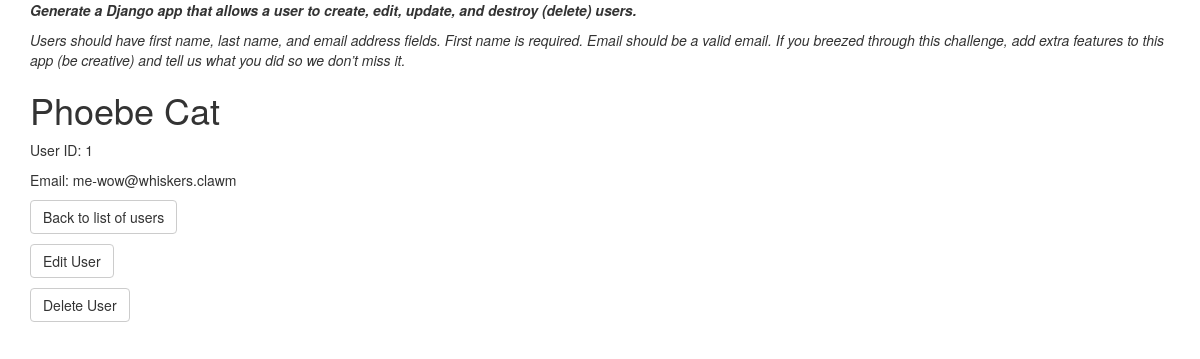
Page /users/1 on the committed database.
### users/models.py (models this page shows, shortened)
class User(models.Model):
    firstname = models.CharField("First Name", max_length=100)
    lastname = models.CharField("Last Name", max_length=100, null=True, blank=True)
    email = models.EmailField("Email", max_length=100, null=True, blank=True)

### users/views.py (the view)
# urls.py: url(r'^(?P<pk>[\d]+)$', UserDetailView.as_view(), name='user-detail'),
class UserDetailView(DetailView):
    model = User

### users/templates/users/user_detail.html (shortened to what this page needs)
{% extends "base.html" %}
{% block content %}
    <h1>{{ object.firstname }} {{ object.lastname }}</h1>
    <p>User ID: {{ object.id }}</p>
    <p>Email: {{object.email }}</p>
    <p><a class='btn btn-default' href="{% url 'user-list' %}">Back to list of users</a></p>
    <div class='btn-group btn-group-justified' role='group'>
        <p><a class='btn btn-default' href="{% url 'user-edit' object.id %}">Edit User</a></p>
        <p><a class='btn btn-default' href="{% url 'user-delete' object.id %}">Delete User</a></p>
    </div>
{% endblock %}

### rows in the picture
User: firstname "Phoebe", lastname "Cat", id "1", email "me-wow@whiskers.clawm"
